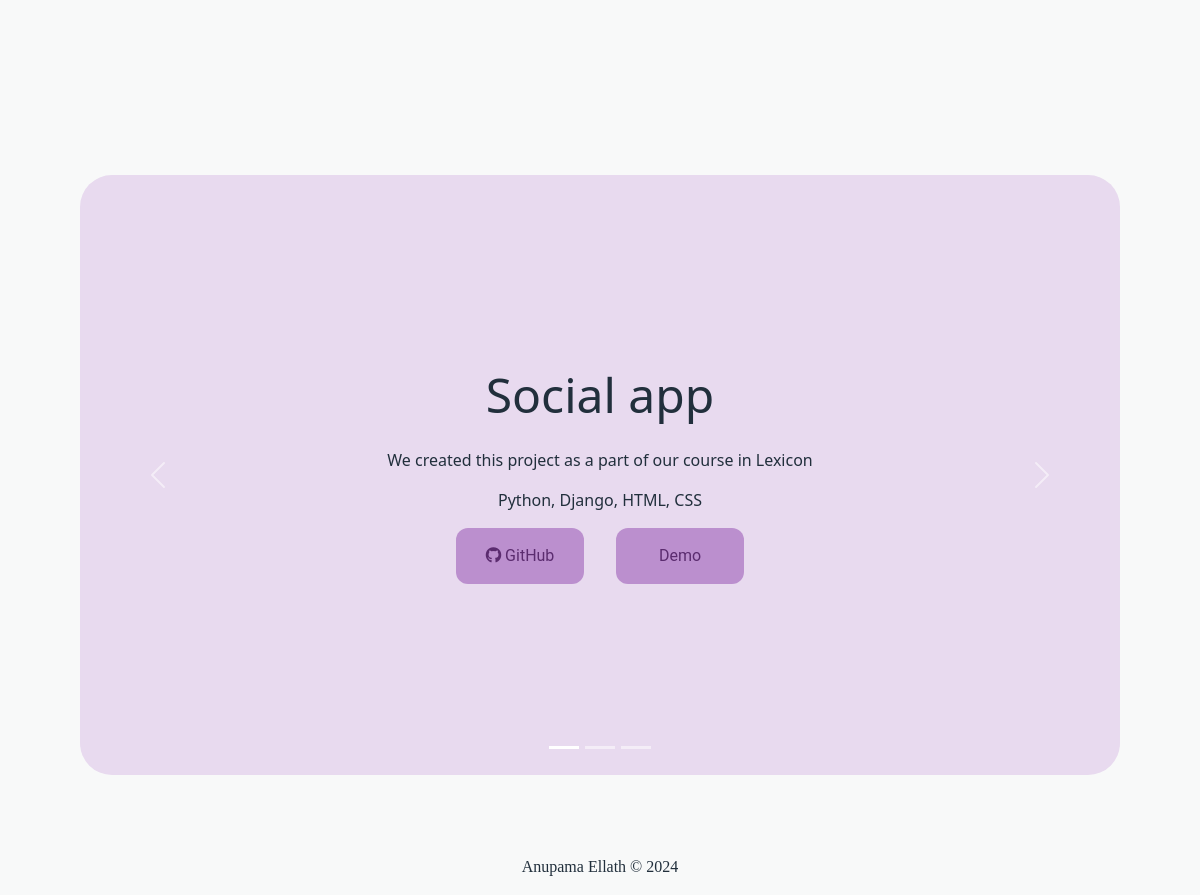
The app's page / (lower part), older data.
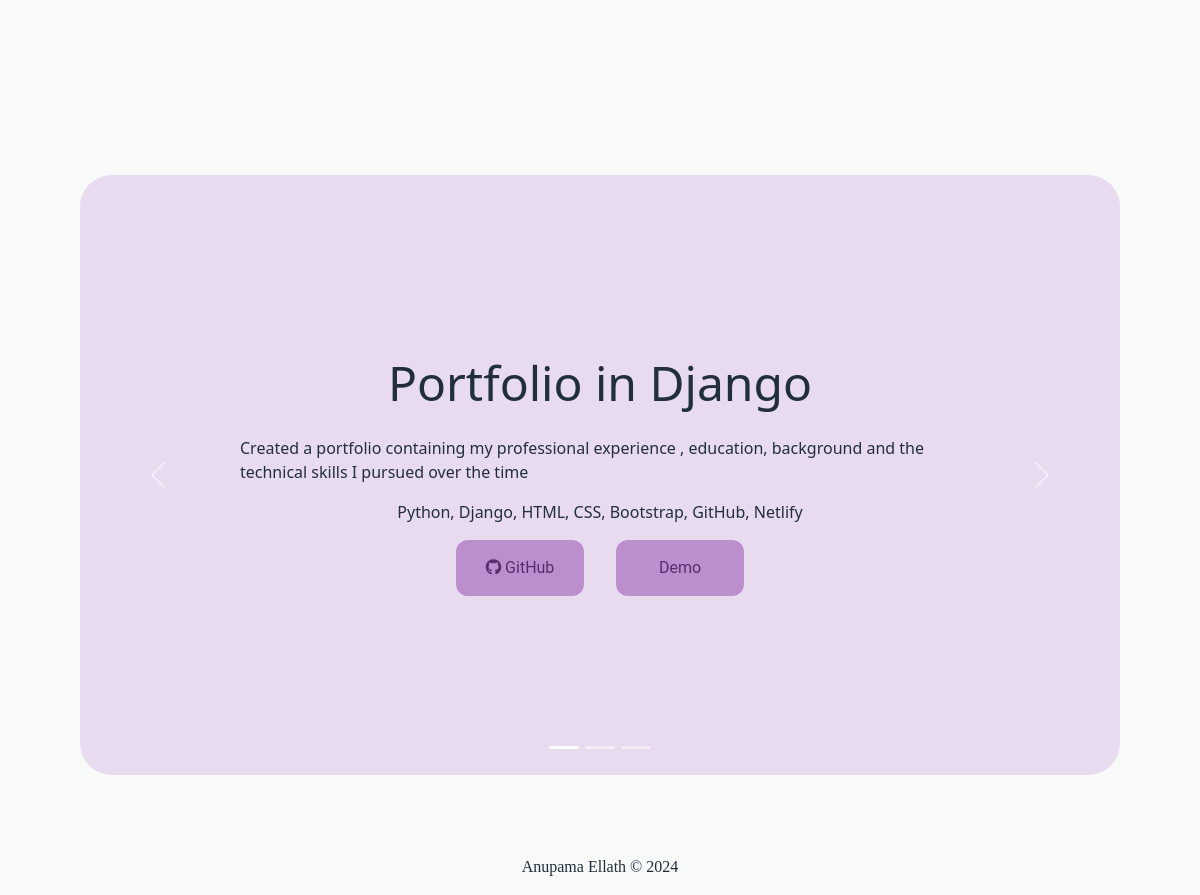
The same page, newer data.
### app_portfolio/models.py (models this page shows, shortened)
class Projects(models.Model):
    title = models.CharField(max_length=50)
    description = models.TextField(blank=False)
    skills_used = models.CharField(max_length=100)
    github_link = models.URLField(blank=True)
    demo_link = models.URLField(blank=True)

### app_portfolio/views.py (the view)
# urls.py: path('', home, name='home'),
def home(request):
    homes = Home.objects.all()
    about_data = About.objects.all()
    experience_data = Experience.objects.all()
    skills_data = Skills.objects.all()
    projects_data = Projects.objects.all()
    education_data = Education.objects.all()
    context = {
        "homes": homes,
        "about_data": about_data,
        "experience_data": experience_data,
        "skills_data": skills_data,
        "projects_data": projects_data,
        "education_data": education_data
    }
    return render(request, 'app_portfolio/home.html', context)

### app_portfolio/models.py (called while the page is built)
    def skillList(self):
        return self.skills.split(',')

### templates/app_portfolio/home.html (shortened to what this page needs)
{% extends 'app_portfolio/base.html' %} {% load static %} {% block content %}
<div id="skills" class="skills-container">
  <div class="skills">
  </div>
</div>
<div id="projects" class="projects-full">
  <div class="projects-container">
    <div id="carouselExampleCaptions" class="carousel slide projects" data-bs-ride="carousel" data-bs-interval="false">
      <div class="carousel-indicators">
      <button type="button" data-bs-target="#carouselExampleCaptions" data-bs-slide-to="0" class="active" aria-current="true" aria-label="Slide 1"></button>
      <button type="button" data-bs-target="#carouselExampleCaptions" data-bs-slide-to="1" aria-label="Slide 2"></button>
      <button type="button" data-bs-target="#carouselExampleCaptions" data-bs-slide-to="2" aria-label="Slide 3"></button>
    </div>
    <div class="carousel-inner">
      {% for project in projects_data %}
      <div class="carousel-item project-content {% if forloop.first %} active {% endif %}">
        <div class="d-block w-100 project-details">
          <div class="project-details">
            <h2 class="project-title">{{ project.title }}</h2>
            <p>{{ project.description }}</p>
            <p>{{ project.skills_used }}</p>
            <div class="home_buttons">
              <a href="{{ project.github_link }}" target="_blank" class="home_button"> <i class="fa-brands fa-github"></i> GitHub</a>
              <a href="{{ project.demo_link }}" target="_blank" class="home_button">Demo</a>
            </div>
          </div>
        </div>
      </div>
      {% endfor %}
    </div>
      <button class="carousel-control-prev" type="button" data-bs-target="#carouselExampleCaptions" data-bs-slide="prev">
        <span class="carousel-control-prev-icon" aria-hidden="true"></span>
      </button>
      <button class="carousel-control-next" type="button" data-bs-target="#carouselExampleCaptions" data-bs-slide="next">
        <span class="carousel-control-next-icon" aria-hidden="true"></span>
      </button>
    </div>
  </div>
</div>
{% endblock%}

Row changes from the older to the newer data that the page shows:
changed Projects: title "Social app" → "Portfolio in Django"; description "We created this project as a part of our course in Lexicon" → "Created a portfolio containing my professional experience , education, background and the technical skills I pursued over the time"; skills_used "Python, Django, HTML, CSS" → "Python, Django, HTML, CSS, Bootstrap, GitHub, Netlify"
